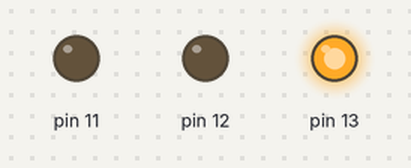
Simulated run of this sketch. Board: Arduino Uno, built with avr-gcc and run on an emulated ATmega328P. Shown: output pins drawn as LEDs (lit = HIGH).

Above: at 0.1 s.
At 0.9 s:
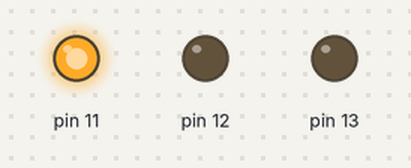
At 1.7 s:
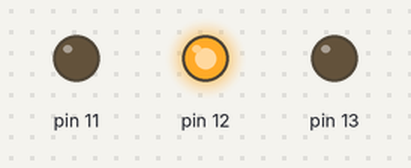
At 2.7 s:
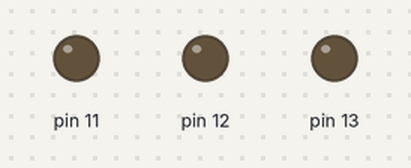
Timing chart, 0 to 3.0 s (numbered marks = the images above):
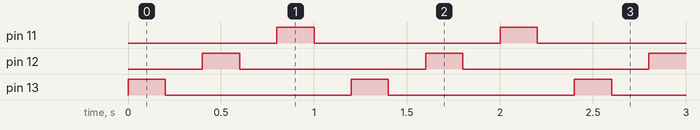

The sketch:

Ejemplo1.ino
```cpp
int intDelay = 200;
void setup() {
  // initialize digital pin LED_BUILTIN as an output.
  pinMode(13, OUTPUT);
  pinMode(12, OUTPUT);
  pinMode(11, OUTPUT);
}

// the loop function runs over and over again forever
void loop() {
  digitalWrite(13, HIGH);
  delay(intDelay);
  digitalWrite(13, LOW);
  delay(intDelay);
  digitalWrite(12, HIGH);
  delay(intDelay);
  digitalWrite(12, LOW);
  delay(intDelay);
  digitalWrite(11, HIGH);
  delay(intDelay);
  digitalWrite(11, LOW);
  delay(intDelay);
}
```

Measured:
- by itself, pin 11–13: alternates HIGH for 0.20 s and LOW for 1.0 s
- by itself, everything shown: repeats every 1.2 s, in 6 steps
